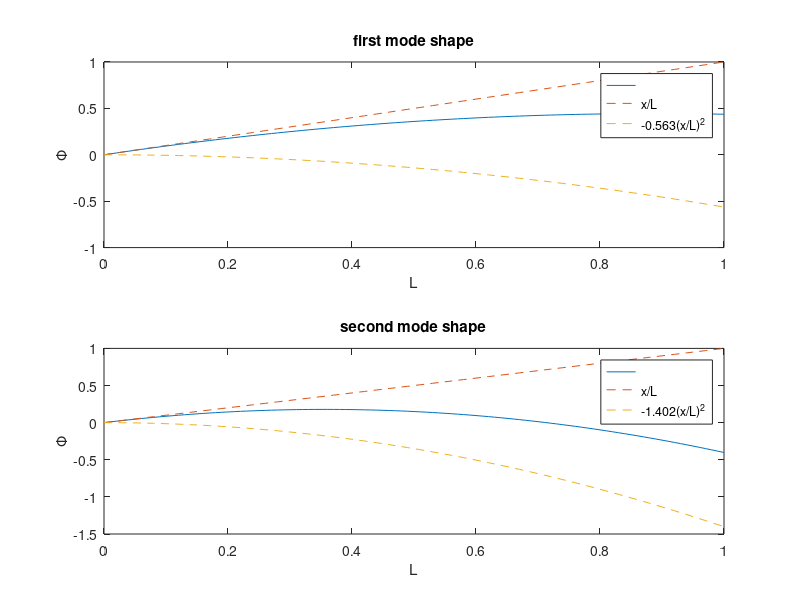

MATLAB code to generate this figure:
clc; clear; close all;

beta1 = - 0.563;
beta2 = - 1.402;

t = 0 : 0.01 : 1;

seta1 = t;
seta2 = t .^ 2;

phi1 = seta1 + beta1 * seta2;
phi2 = seta1 + beta2 * seta2;

subplot(2,1,1);
plot(t, phi1, t, seta1, '--', t, beta1 * seta2, '--');
xlabel('L');
ylabel('\Phi');
legend('', 'x/L', [num2str(beta1) '(x/L)^2'])
% set(gca, 'ytick', [0 1 2]);
set(get(gca, 'Title'), 'String', 'first mode shape');

subplot(2,1,2);
plot(t, phi2, t, seta1, '--', t, beta2 * seta2, '--');
xlabel('L');
ylabel('\Phi');
legend('', 'x/L', [num2str(beta2) '(x/L)^2'])
% set(gca, 'ytick', [0 1 2]);
set(get(gca, 'Title'), 'String', 'second mode shape');